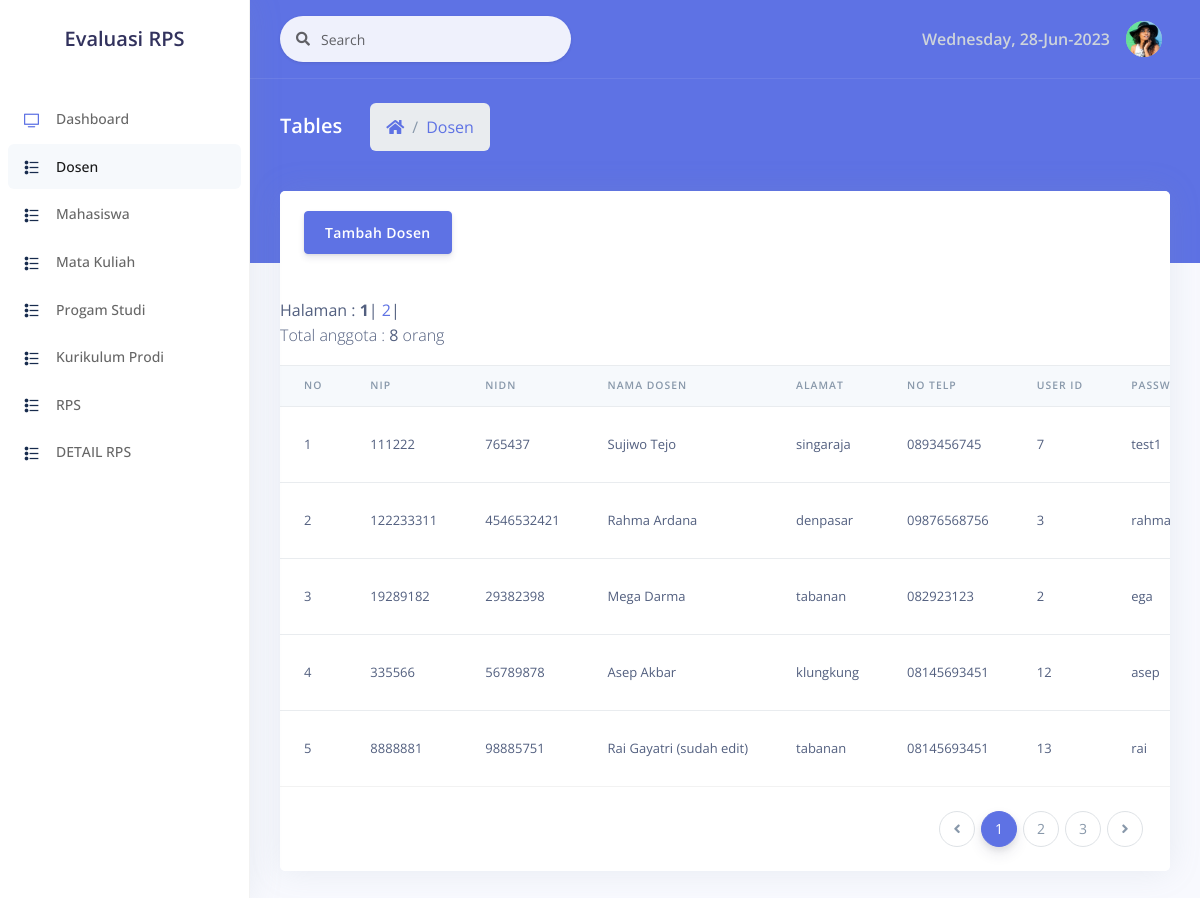
Page /examples/dosen/dosen.php on the committed database.
### tables this page shows
CREATE TABLE `dosen` (
  `nip` varchar(25) NOT NULL,
  `nidn` varchar(25) DEFAULT NULL,
  `namadosen` varchar(50) DEFAULT NULL,
  `alamat` varchar(50) DEFAULT NULL,
  `notelp` varchar(25) DEFAULT NULL,
  `userid` int(11) DEFAULT NULL,
  `kodeprodi` int(11) DEFAULT NULL
);

CREATE TABLE `user` (
  `userid` int(11) NOT NULL,
  `username` varchar(100) NOT NULL,
  `password` varchar(100) NOT NULL,
  `level` enum('admin','mahasiswa','dosen') NOT NULL
);

### examples/dosen/dosen.php (the view, shortened to what this page needs)
<!DOCTYPE html>
<html>
<head>
  <link rel="stylesheet" href="../../assets/vendor/nucleo/css/nucleo.css" type="text/css">
  <link rel="stylesheet" href="../../assets/vendor/@fortawesome/fontawesome-free/css/all.min.css" type="text/css">
  <link rel="stylesheet" href="../../assets/css/argon.css?v=1.2.0" type="text/css">
</head>
<body>
  <nav class="sidenav navbar navbar-vertical  fixed-left  navbar-expand-xs navbar-light bg-white" id="sidenav-main">
    <div class="scrollbar-inner">
      <div class="sidenav-header  align-items-center">
        <a class="navbar-brand" href="javascript:void(0)">
      <h2>Evaluasi RPS</h2>
        </a>
      </div>
      <div class="navbar-inner">
        <div class="collapse navbar-collapse" id="sidenav-collapse-main">
          <ul class="navbar-nav">
            <li class="nav-item">
              <a class="nav-link" href="../../index.php">
                <i class="ni ni-tv-2 text-primary"></i>
                <span class="nav-link-text">Dashboard</span>
              </a>
            </li>
            <li class="nav-item">
              <a class="nav-link active" href="dosen.php">
                <i class="ni ni-bullet-list-67 text-default"></i>
                <span class="nav-link-text">Dosen</span>
              </a>
            </li>
            <li class="nav-item">
              <a class="nav-link" href="../mahasiswa/Mahasiswa.php">
                <i class="ni ni-bullet-list-67 text-default"></i>
                <span class="nav-link-text">Mahasiswa</span>
              </a>
            </li>
            <li class="nav-item">
              <a class="nav-link" href="../matakuliah/matakuliah.php">
                <i class="ni ni-bullet-list-67 text-default"></i>
                <span class="nav-link-text">Mata Kuliah</span>
              </a>
            </li>
            <li class="nav-item">
              <a class="nav-link" href="../progamstudi/progamstudi.php">
                <i class="ni ni-bullet-list-67 text-default"></i>
                <span class="nav-link-text">Progam Studi</span>
              </a>
            </li>
            <li class="nav-item">
              <a class="nav-link" href="../kurikulumprodi/kurikulumprodi.php">
                <i class="ni ni-bullet-list-67 text-default"></i>
                <span class="nav-link-text">Kurikulum Prodi</span>
              </a>
            </li>
            <li class="nav-item">
              <a class="nav-link" href="../rps/rps.php">
                <i class="ni ni-bullet-list-67 text-default"></i>
                <span class="nav-link-text">RPS</span>
              </a>
            </li>
            <li class="nav-item">
              <a class="nav-link" href="../rpsdetail/rpsdetail.php">
                <i class="ni ni-bullet-list-67 text-default"></i>
                <span class="nav-link-text">DETAIL RPS</span>
              </a>
            </li>
          </ul>
        </div>
      </div>
    </div>
  </nav>
  <div class="main-content" id="panel">
    <nav class="navbar navbar-top navbar-expand navbar-dark bg-primary border-bottom">
      <div class="container-fluid">
        <div class="collapse navbar-collapse" id="navbarSupportedContent">
          <form class="navbar-search navbar-search-light form-inline mr-sm-3" id="navbar-search-main">
            <div class="form-group mb-0">
              <div class="input-group input-group-alternative input-group-merge">
                <div class="input-group-prepend">
                  <span class="input-group-text"><i class="fas fa-search"></i></span>
                </div>
                <input class="form-control" placeholder="Search" type="text">
              </div>
            </div>
          </form>
          <ul class="navbar-nav align-items-center  ml-md-auto ">
            <li class="nav-item dropdown">
              <span class="text-light font-weight-bold"><?php echo Date("l, d-M-Y") ?></span>
            </li>
          <ul class="navbar-nav align-items-center  ml-auto ml-md-0 ">
            <li class="nav-item dropdown">
              <a class="nav-link pr-0" href="#" role="button" data-toggle="dropdown" aria-haspopup="true" aria-expanded="false">
                <div class="media align-items-center">
                  <span class="avatar avatar-sm rounded-circle">
                    <img alt="Image placeholder" src="../../assets/img/theme/team-4.jpg">
                  </span>
                </div>
              </a>
            </li>
          </ul>
        </div>
      </div>
    </nav>
    <div class="header bg-primary pb-6">
      <div class="container-fluid">
        <div class="header-body">
          <div class="row align-items-center py-4">
            <div class="col-lg-6 col-7">
              <h6 class="h2 text-white d-inline-block mb-0">Tables</h6>
              <nav aria-label="breadcrumb" class="d-none d-md-inline-block ml-md-4">
                <ol class="breadcrumb breadcrumb-links breadcrumb-dark">
                  <li class="breadcrumb-item"><a href="../../index.php"><i class="fas fa-home"></i></a></li>
                  <li class="breadcrumb-item"><a href="#">Dosen</a></li>
                </ol>
              </nav>
            </div>
          </div>
        </div>
      </div>
    </div>
    <div class="container-fluid mt--6">
      <div class="row">
        <div class="col">
          <div class="card">
            <div class="card-header border-0">
              <a href="register.php"><button class="btn btn-primary">Tambah Dosen</button></a>
            </div>
            <div class="table-responsive">
              <table class="table align-items-center table-flush">
                <thead class="thead-light">
                  <tr>
                    <th scope="col" class="sort" data-sort="name">No</th>
                    <th scope="col" class="sort" data-sort="budget">NIP</th>
                    <th scope="col" class="sort" data-sort="status">NIDN</th>
                    <th scope="col">Nama Dosen</th>
                    <th scope="col" class="sort" data-sort="status">Alamat</th>
                    <th scope="col" class="sort" data-sort="status">No TELP</th>
                    <th scope="col" class="sort" data-sort="status">User ID</th>
                    <th scope="col" class="sort" data-sort="status">Password</th>
                  </tr>
                </thead>
                <tbody class="list">
                    <?php
            include 'koneksi.php';
            $no   = 1;
            $batas   = 5;
            $halaman = @$_GET['halaman'];
            if(empty($halaman)) {
                $posisi  = 0;
                $halaman = 1;
            } else {
                $posisi  = ($halaman-1) * $batas;
            }
            $query2      = mysqli_query($koneksi, "SELECT * FROM dosen");
            $jmldata    = mysqli_num_rows($query2);
            $jmlhalaman = ceil($jmldata/$batas);
            echo "<br> Halaman : ";
            for($i=1; $i<=$jmlhalaman; $i++)
                if ($i != $halaman) {
                    echo " <a href=\"dosen.php?halaman=$i\">$i</a> | ";
                } else {
                    echo "<b>$i</b> | ";
                }
            echo "<p>Total anggota : <b>$jmldata</b> orang</p>";
            $query = "SELECT user.*,dosen.*,programstudi.* FROM user inner join dosen using(userid) inner join programstudi using(kodeprodi)  LIMIT $posisi,$batas";
            $data = mysqli_query($koneksi, $query);
            while ($d = mysqli_fetch_array($data)) {
        ?>
        <tr>
            <td><?php echo $no++; ?></td>
            <td><?php echo $d['nip']; ?></td>
            <td><?php echo $d['nidn']; ?></td>
            <td><?php echo $d['namadosen']; ?></td>
             <td><?php echo $d['alamat']; ?></td>
              <td><?php echo $d['notelp']; ?></td>
               <td><?php echo $d['userid']; ?></td>
                <td><?php echo $d['password']; ?></td>
        </tr>
        <?php
            }
        ?>
                </tbody>
              </table>
            </div>
            <div class="card-footer py-4">
              <nav aria-label="...">
                <ul class="pagination justify-content-end mb-0">
                  <li class="page-item disabled">
                    <a class="page-link" href="#" tabindex="-1">
                      <i class="fas fa-angle-left"></i>
                    </a>
                  </li>
                  <li class="page-item active">
                    <a class="page-link" href="#">1</a>
                  </li>
                  <li class="page-item">
                    <a class="page-link" href="#">2 <span class="sr-only">(current)</span></a>
                  </li>
                  <li class="page-item"><a class="page-link" href="#">3</a></li>
                  <li class="page-item">
                    <a class="page-link" href="#">
                      <i class="fas fa-angle-right"></i>
                    </a>
                  </li>
                </ul>
              </nav>
            </div>
          </div>
        </div>
      </div>
</body>
</html>

### examples/dosen/koneksi.php (shortened to what this page needs)
<!DOCTYPE html>
<html>
<head>
</head>
<body>
</body>
</html>

### rows in the picture
dosen: nip "111222", nidn "765437", namadosen "Sujiwo Tejo", alamat "singaraja", notelp "0893456745", userid "7", userid.password "test1"
dosen: nip "122233311", nidn "4546532421", namadosen "Rahma Ardana", alamat "denpasar", notelp "09876568756", userid "3", userid.password "rahma"
dosen: nip "19289182", nidn "29382398", namadosen "Mega Darma", alamat "tabanan", notelp "082923123", userid "2", userid.password "ega"
dosen: nip "335566", nidn "56789878", namadosen "Asep Akbar", alamat "klungkung", notelp "08145693451", userid "12", userid.password "asep"
dosen: nip "8888881", nidn "98885751", namadosen "Rai Gayatri (sudah edit)", alamat "tabanan", notelp "08145693451", userid "13", userid.password "rai"

### other values in the picture
Date("l, d-M-Y") "Wednesday, 28-Jun-2023"
$jmldata "8"
